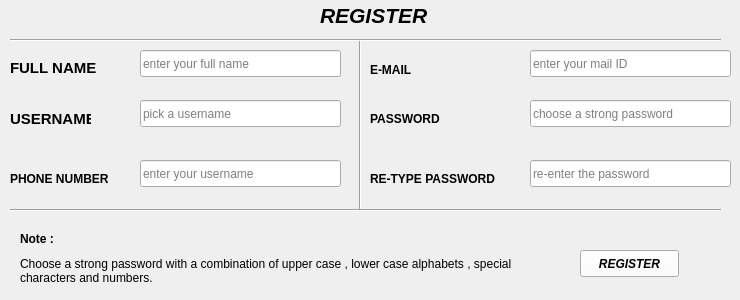
        <widget class="QWidget" name="tab_2">
         <attribute name="title">
          <string>                          Register                              </string>
         </attribute>
         <widget class="QLabel" name="label_4">
          <property name="geometry">
           <rect>
            <x>10</x>
            <y>60</y>
            <width>91</width>
            <height>16</height>
           </rect>
          </property>
          <property name="font">
           <font>
            <pointsize>11</pointsize>
            <weight>75</weight>
            <bold>true</bold>
           </font>
          </property>
          <property name="text">
           <string>FULL NAME</string>
          </property>
         </widget>
         <widget class="QLabel" name="label_5">
          <property name="geometry">
           <rect>
            <x>370</x>
            <y>170</y>
            <width>161</width>
            <height>17</height>
           </rect>
          </property>
          <property name="font">
           <font>
            <weight>75</weight>
            <bold>true</bold>
           </font>
          </property>
          <property name="text">
           <string>RE-TYPE PASSWORD</string>
          </property>
         </widget>
         <widget class="QLabel" name="label_6">
          <property name="geometry">
           <rect>
            <x>370</x>
            <y>110</y>
            <width>91</width>
            <height>17</height>
           </rect>
          </property>
          <property name="font">
           <font>
            <weight>75</weight>
            <bold>true</bold>
           </font>
          </property>
          <property name="text">
           <string>PASSWORD</string>
          </property>
         </widget>
         <widget class="QLabel" name="label_7">
          <property name="geometry">
           <rect>
            <x>10</x>
            <y>110</y>
            <width>81</width>
            <height>17</height>
           </rect>
          </property>
          <property name="font">
           <font>
            <pointsize>11</pointsize>
            <weight>75</weight>
            <bold>true</bold>
           </font>
          </property>
          <property name="text">
           <string>USERNAME</string>
          </property>
         </widget>
         <widget class="QLabel" name="label_8">
          <property name="geometry">
           <rect>
            <x>370</x>
            <y>60</y>
            <width>71</width>
            <height>20</height>
           </rect>
          </property>
          <property name="font">
           <font>
            <weight>75</weight>
            <bold>true</bold>
           </font>
          </property>
          <property name="text">
           <string>E-MAIL</string>
          </property>
         </widget>
         <widget class="QLabel" name="label_9">
          <property name="geometry">
           <rect>
            <x>10</x>
            <y>170</y>
            <width>121</width>
            <height>17</height>
           </rect>
          </property>
          <property name="font">
           <font>
            <weight>75</weight>
            <bold>true</bold>
           </font>
          </property>
          <property name="text">
           <string>PHONE NUMBER</string>
          </property>
         </widget>
         <widget class="QLineEdit" name="lineEdit_3">
          <property name="geometry">
           <rect>
            <x>140</x>
            <y>100</y>
            <width>201</width>
            <height>27</height>
           </rect>
          </property>
          <property name="text">
           <string/>
          </property>
          <property name="placeholderText">
           <string>pick a username</string>
          </property>
         </widget>
         <widget class="QLineEdit" name="lineEdit_4">
          <property name="geometry">
           <rect>
            <x>530</x>
            <y>100</y>
            <width>201</width>
            <height>27</height>
           </rect>
          </property>
          <property name="text">
           <string/>
          </property>
          <property name="echoMode">
           <enum>QLineEdit::Password</enum>
          </property>
          <property name="placeholderText">
           <string>choose a strong password</string>
          </property>
         </widget>
         <widget class="QLineEdit" name="lineEdit_5">
          <property name="geometry">
           <rect>
            <x>530</x>
            <y>160</y>
            <width>201</width>
            <height>27</height>
           </rect>
          </property>
          <property name="echoMode">
           <enum>QLineEdit::Password</enum>
          </property>
          <property name="placeholderText">
           <string>re-enter the password</string>
          </property>
         </widget>
         <widget class="QLineEdit" name="lineEdit_6">
          <property name="geometry">
           <rect>
            <x>140</x>
            <y>160</y>
            <width>201</width>
            <height>27</height>
           </rect>
          </property>
          <property name="placeholderText">
           <string>enter your username</string>
          </property>
         </widget>
         <widget class="Line" name="line_3">
          <property name="geometry">
           <rect>
            <x>350</x>
            <y>40</y>
            <width>20</width>
            <height>171</height>
           </rect>
          </property>
          <property name="orientation">
           <enum>Qt::Vertical</enum>
          </property>
         </widget>
         <widget class="QLineEdit" name="lineEdit_7">
          <property name="geometry">
           <rect>
            <x>140</x>
            <y>50</y>
            <width>201</width>
            <height>27</height>
           </rect>
          </property>
          <property name="placeholderText">
           <string>enter your full name</string>
          </property>
         </widget>
         <widget class="QLineEdit" name="lineEdit_8">
          <property name="geometry">
           <rect>
            <x>530</x>
            <y>50</y>
            <width>201</width>
            <height>27</height>
           </rect>
          </property>
          <property name="placeholderText">
           <string>enter your mail ID</string>
          </property>
         </widget>
         <widget class="QPushButton" name="pushButton_3">
          <property name="geometry">
           <rect>
            <x>580</x>
            <y>250</y>
            <width>99</width>
            <height>27</height>
           </rect>
          </property>
          <property name="palette">
           <palette>
            <active>
             <colorrole role="Button">
              <brush brushstyle="SolidPattern">
               <color alpha="255">
                <red>255</red>
                <green>255</green>
                <blue>255</blue>
               </color>
              </brush>
             </colorrole>
            </active>
            <inactive>
             <colorrole role="Button">
              <brush brushstyle="SolidPattern">
               <color alpha="255">
                <red>255</red>
                <green>255</green>
                <blue>255</blue>
               </color>
              </brush>
             </colorrole>
            </inactive>
            <disabled>
             <colorrole role="Button">
              <brush brushstyle="SolidPattern">
               <color alpha="255">
                <red>170</red>
                <green>0</green>
                <blue>255</blue>
               </color>
              </brush>
             </colorrole>
            </disabled>
           </palette>
          </property>
          <property name="font">
           <font>
            <weight>75</weight>
            <italic>true</italic>
            <bold>true</bold>
           </font>
          </property>
          <property name="text">
           <string>REGISTER</string>
          </property>
         </widget>
         <widget class="QLabel" name="label_29">
          <property name="geometry">
           <rect>
            <x>320</x>
            <y>0</y>
            <width>111</width>
            <height>31</height>
           </rect>
          </property>
          <property name="font">
           <font>
            <pointsize>16</pointsize>
            <weight>75</weight>
            <italic>true</italic>
            <bold>true</bold>
           </font>
          </property>
          <property name="text">
           <string>REGISTER</string>
          </property>
         </widget>
         <widget class="Line" name="line_13">
          <property name="geometry">
           <rect>
            <x>10</x>
            <y>30</y>
            <width>711</width>
            <height>20</height>
           </rect>
          </property>
          <property name="orientation">
           <enum>Qt::Horizontal</enum>
          </property>
         </widget>
         <widget class="Line" name="line_14">
          <property name="geometry">
           <rect>
            <x>10</x>
            <y>200</y>
            <width>711</width>
            <height>20</height>
           </rect>
          </property>
          <property name="orientation">
           <enum>Qt::Horizontal</enum>
          </property>
         </widget>
         <widget class="QLabel" name="label_38">
          <property name="geometry">
           <rect>
            <x>20</x>
            <y>250</y>
            <width>531</width>
            <height>41</height>
           </rect>
          </property>
          <property name="text">
           <string>Choose a strong password with a combination of upper case , lower case alphabets , special characters and numbers.</string>
          </property>
          <property name="wordWrap">
           <bool>true</bool>
          </property>
         </widget>
         <widget class="QLabel" name="label_37">
          <property name="geometry">
           <rect>
            <x>20</x>
            <y>230</y>
            <width>68</width>
            <height>17</height>
           </rect>
          </property>
          <property name="font">
           <font>
            <weight>75</weight>
            <bold>true</bold>
           </font>
          </property>
          <property name="text">
           <string>Note :</string>
          </property>
         </widget>
        </widget>
